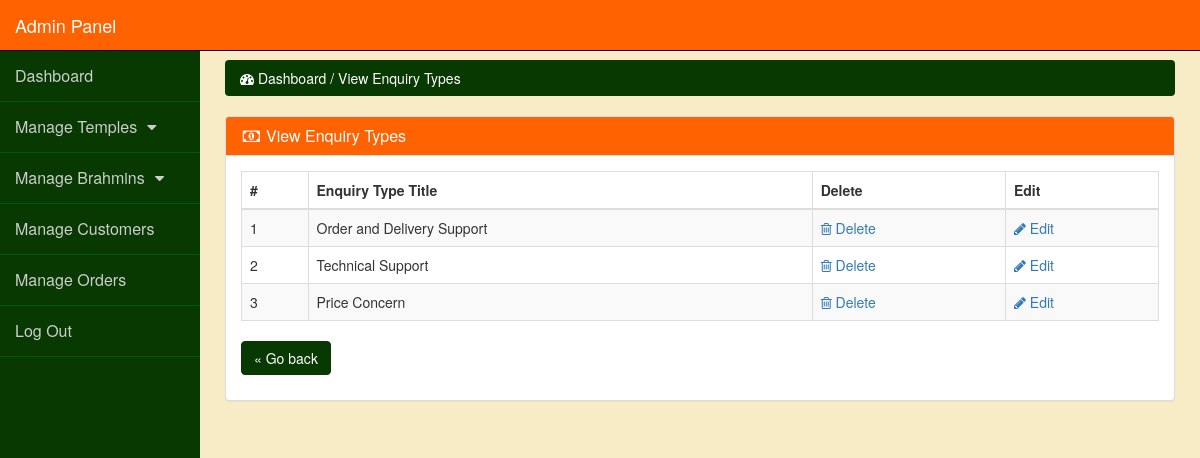
/admin_panel/index.php?view_enquiry (signed in), run on the app's committed database.
### tables this page shows
CREATE TABLE `enquiry_types` (
  `enquiry_id` int(10) NOT NULL,
  `enquiry_title` varchar(255) NOT NULL
);

### admin_panel/view_enquiry.php (the view)
<?php
if(!isset($_SESSION['admin_email'])){
echo "<script>window.open('login.php','_self')</script>";
}
else {
?>
<div class="row" >
<div class="col-lg-12" >
<ol class="breadcrumb">
<li class="active">
<i class="fa fa-dashboard" ></i> Dashboard / View Enquiry Types
</li>
</ol>
</div>
</div>
<div class="row">
<div class="col-lg-12">
<div class="panel panel-default">
<div class="panel-heading">
<h3 class="panel-title">
<i class="fa fa-money fa-fw"></i> View Enquiry Types
</h3>
</div>
<div class="panel-body">
<div class="table-responsive">
<table class="table table-bordered table-hover table-striped">
<thead>
<tr>
<th>#</th>
<th>Enquiry Type Title</th>
<th>Delete</th>
<th>Edit</th>
</tr>
</thead>
<tbody>
<?php
$i = 0;
$get_enquiry_types = "select * from enquiry_types";
$run_enquiry_types = mysqli_query($con,$get_enquiry_types);
while($row_enquiry_types = mysqli_fetch_array($run_enquiry_types)){
$enquiry_id = $row_enquiry_types['enquiry_id'];
$enquiry_title = $row_enquiry_types['enquiry_title'];
$i++;
?>
<tr>
<td> <?php echo $i; ?> </td>
<td> <?php echo $enquiry_title; ?> </td>
<td>
<a href="index.php?delete_enquiry=<?php echo $enquiry_id; ?>">
<i class="fa fa-trash-o"> </i> Delete
</a>
</td>
<td>
<a href="index.php?edit_enquiry=<?php echo $enquiry_id; ?>">
<i class="fa fa-pencil"> </i> Edit
</a>
</td>
</tr>
<?php } ?>
</tbody>
</table>
</div>
<p>
	<a href="javascript:history.go(-1)" title="Return to the previous page" class="btn btn-primary">« Go back</a>
</p>
</div>
</div>
</div>
</div>
<?php } ?>

### admin_panel/css/style.css (style rules this page uses)
body { margin-top:100px; background-color: #f8ecc6; }
@media (min-width: 768px) { body { margin-top:50px; } }
.panel-body { border-radius:5px; }
.panel-default>.panel-heading { color: #fff; background-color: #ff6200; }
.btn-primary { color: #fff; background-color: #073901; border-color: #073901; }
.breadcrumb { background-color: #073901; }
.breadcrumb>.active { color: #fff; }

### data on the page
enquiry_types: enquiry_title "Order and Delivery Support"
enquiry_types: enquiry_title "Technical Support"
enquiry_types: enquiry_title "Price Concern"
